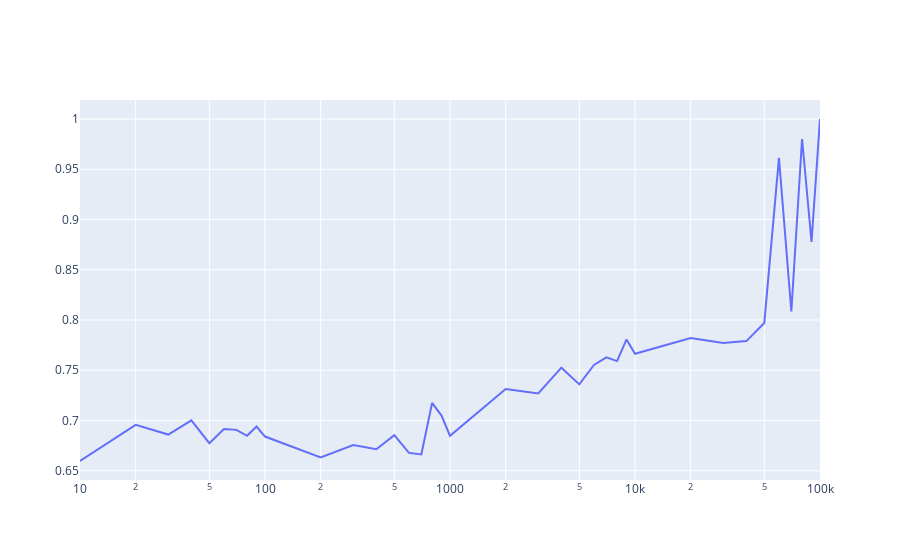

Notebook code cell kept with this figure:
### Markdown cell above
### Stuctual Similarity

### Code cell
ssim_line = go.Figure(lineof(x=list(ssim_distances.keys()), y=list(ssim_distances.values())))
ssim_line.update_xaxes(type='log')
ssim_line

### Figure 1 — Plotly figure (JSON) as saved in the notebook; plotly's stock layout.template omitted (floating-point values rounded to 4 significant figures)
{"data": [{"mode": "lines", "type": "scatter", "x": [10, 20, 30, 40, 50, 60, 70, 80, 90, 100, 200, 300, 400, 500, 600, 700, 800, 900, 1000, 2000, 3000, 4000, 5000, 6000, 7000, 8000, 9000, 10000, 20000, 30000, 40000, 50000, 60000, 70000, 80000, 90000, 100000], "y": [0.6596, 0.6956, 0.6859, 0.7001, 0.6773, 0.6915, 0.6906, 0.6847, 0.6939, 0.684, 0.6633, 0.6755, 0.6713, 0.6853, 0.6677, 0.6662, 0.7174, 0.7049, 0.6847, 0.7312, 0.7268, 0.7526, 0.7359, 0.7553, 0.7629, 0.7591, 0.7806, 0.7664, 0.782, 0.7771, 0.779, 0.7971, 0.9613, 0.8084, 0.9801, 0.8778, 1]}], "layout": {"xaxis": {"type": "log"}}}
